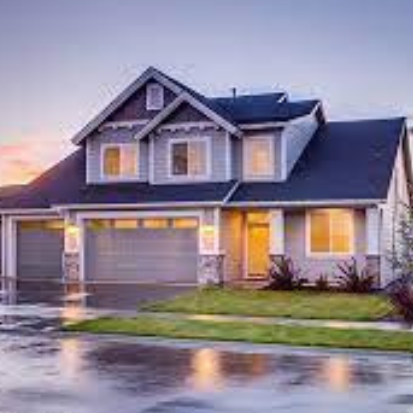
#> input picture pic1.png, 413 x 413 px, found by its file name
$ jupyter execute FourierTransform.ipynb
#> lines starting #> are read from the running program, lines starting #| are printed output that depends on the picture
[cell 1]
#Using numpy

import cv2 as cv
import numpy as np
from matplotlib import pyplot as plt

img = cv.imread("/home/dmacs/Desktop/MTech/104P/pic1.png", cv.IMREAD_GRAYSCALE)
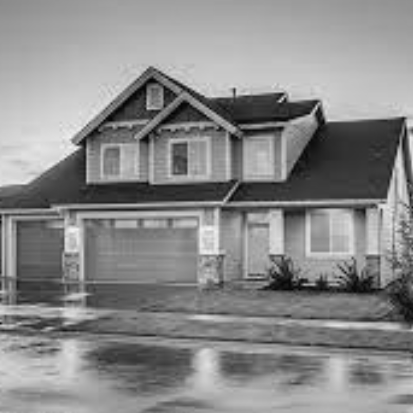
#> img: shape (413, 413); min 2, max 242, mean 137.8
assert img is not None, "file could not be read, check with os.path.exists()"

f = np.fft.fft2(img)
fshift = np.fft.fftshift(f)
magnitude_spectrum = 20 * np.log(np.abs(fshift))
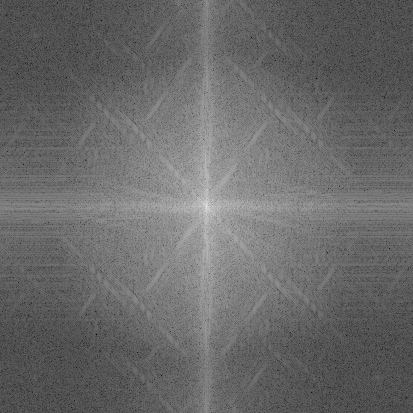
#> magnitude_spectrum: shape (413, 413) float64; min -21.15, max 339.4, mean 128.3; drawn with min black and max white

plt.subplot(121), plt.imshow(img, cmap="gray")
plt.title("Input Image"), plt.xticks([]), plt.yticks([])

plt.subplot(122), plt.imshow(magnitude_spectrum, cmap="gray")
plt.title("Magnitude Spectrum"), plt.xticks([]), plt.yticks([])
plt.show()
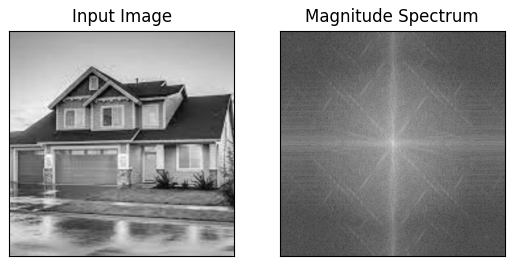
#> figure drawn by matplotlib, 2 panels

[cell 2]
#Using CV
import numpy as np
import cv2 as cv
from matplotlib import pyplot as plt

img = cv.imread("/home/dmacs/Desktop/MTech/104P/pic1.png", cv.IMREAD_GRAYSCALE)
assert img is not None, "file could not be read, check with os.path.exists()"

dft = cv.dft(np.float32(img), flags=cv.DFT_COMPLEX_OUTPUT)
dft_shift = np.fft.fftshift(dft)
magnitude_spectrum = 20 * np.log(cv.magnitude(dft_shift[:, :, 0], dft_shift[:, :, 1]))

plt.subplot(121)
plt.imshow(img, cmap="gray")
plt.title("Input Image"), plt.xticks([]), plt.yticks([])

plt.subplot(122)
plt.imshow(magnitude_spectrum, cmap="gray")
plt.title("Magnitude Spectrum"), plt.xticks([]), plt.yticks([])

plt.show()

$ run again, with pic2.png copied over pic1.png
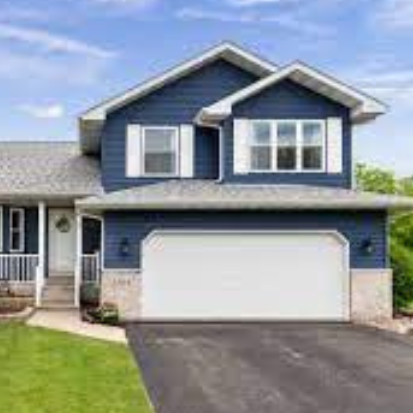
#> input picture pic2.png, 413 x 413 px, found by its file name
#> `magnitude_spectrum = 20 * np.log(np.abs(fshift))`:
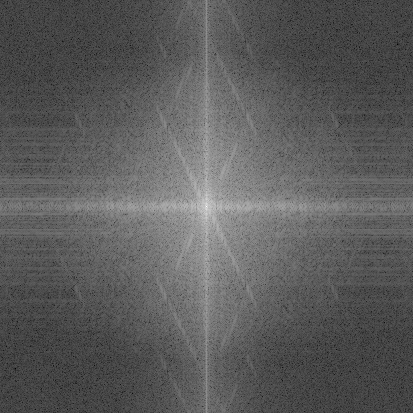
#> magnitude_spectrum: shape (413, 413) float64; min 1.91, max 340.9, mean 124.1; drawn with min black and max white
#> `plt.show()`:
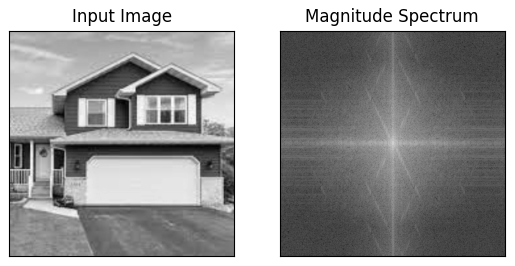
#> figure drawn by matplotlib, 2 panels

$ run again, with pic3.png copied over pic1.png
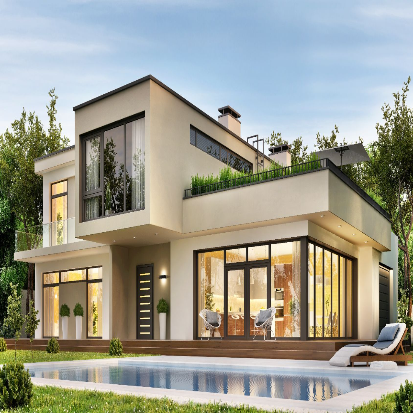
#> input picture pic3.png, 413 x 413 px, found by its file name
#> `magnitude_spectrum = 20 * np.log(np.abs(fshift))`:
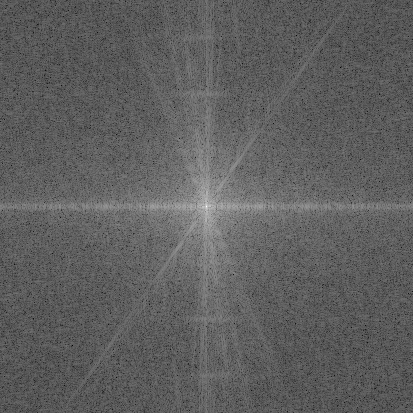
#> magnitude_spectrum: shape (413, 413) float64; min 71.82, max 341.6, mean 172.9; drawn with min black and max white
#> `plt.show()`:
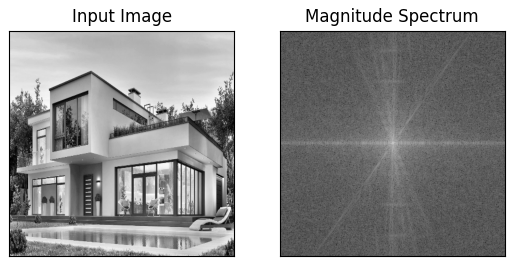
#> figure drawn by matplotlib, 2 panels

$ run again, with averaging-filter-image-processing.png copied over pic1.png
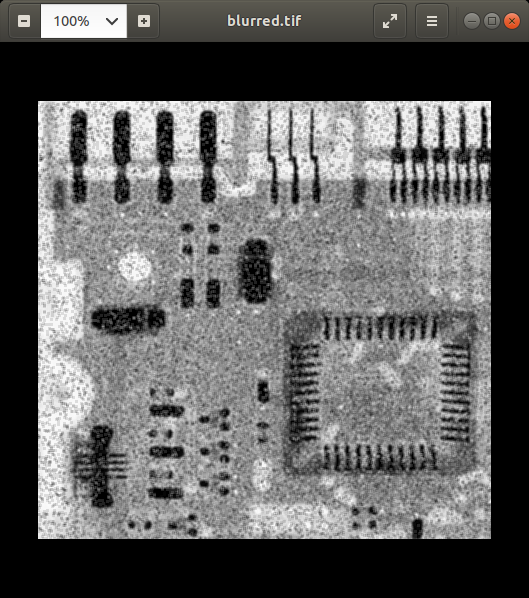
#> input picture averaging-filter-image-processing.png, 529 x 598 px, found by its file name
#> `magnitude_spectrum = 20 * np.log(np.abs(fshift))`:
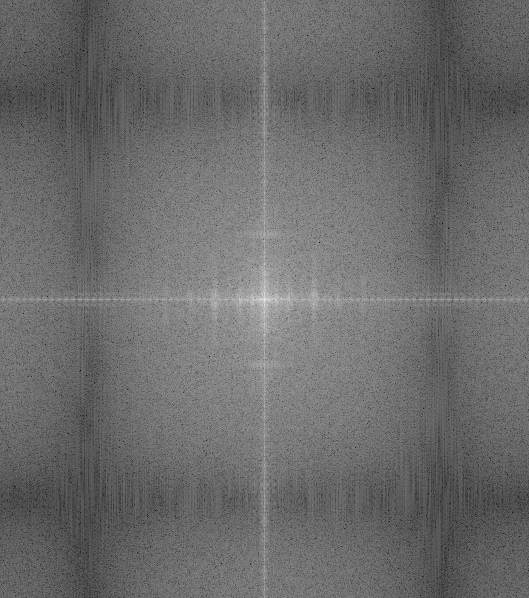
#> magnitude_spectrum: shape (598, 529) float64; min 32.05, max 344.7, mean 164.2; drawn with min black and max white
#> `plt.show()`:
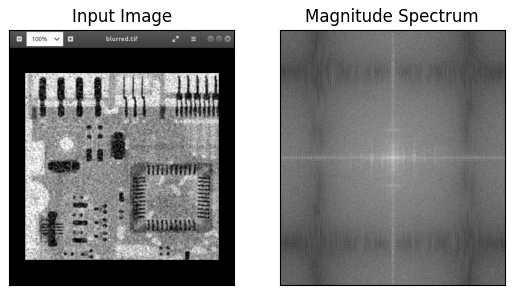
#> figure drawn by matplotlib, 2 panels
